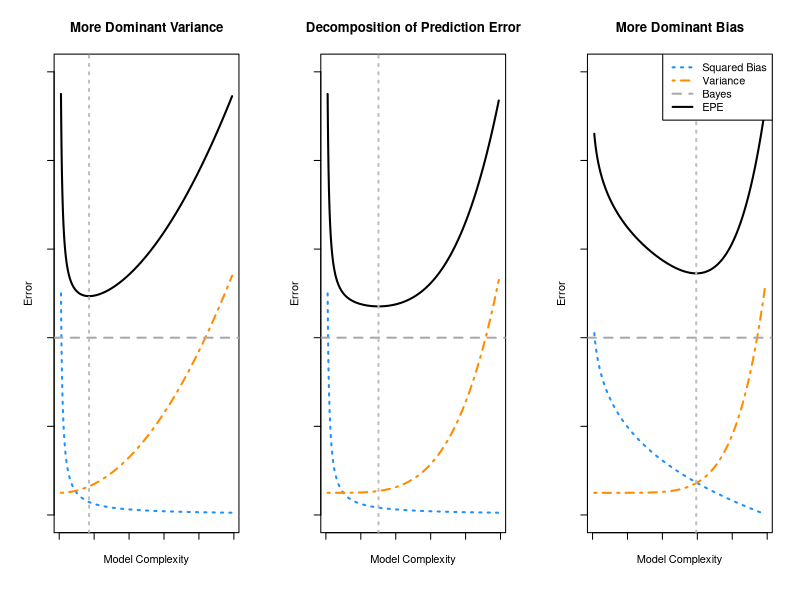
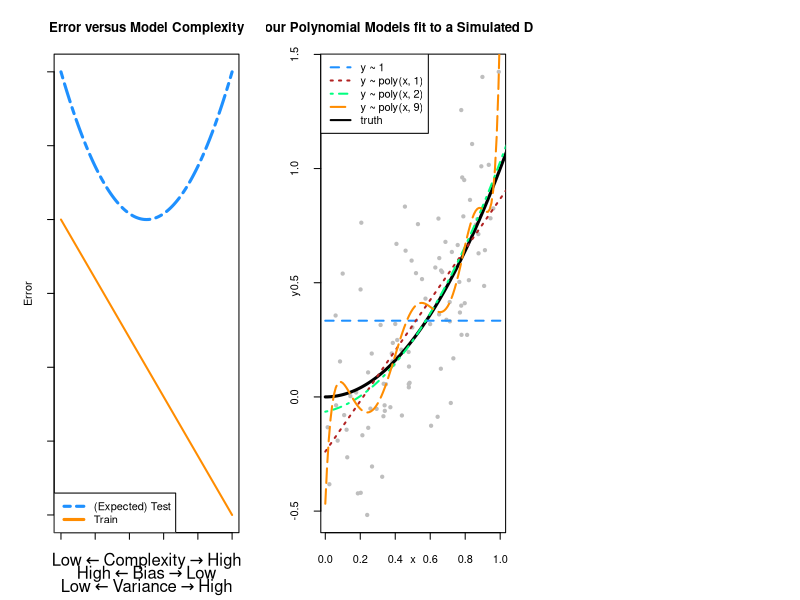
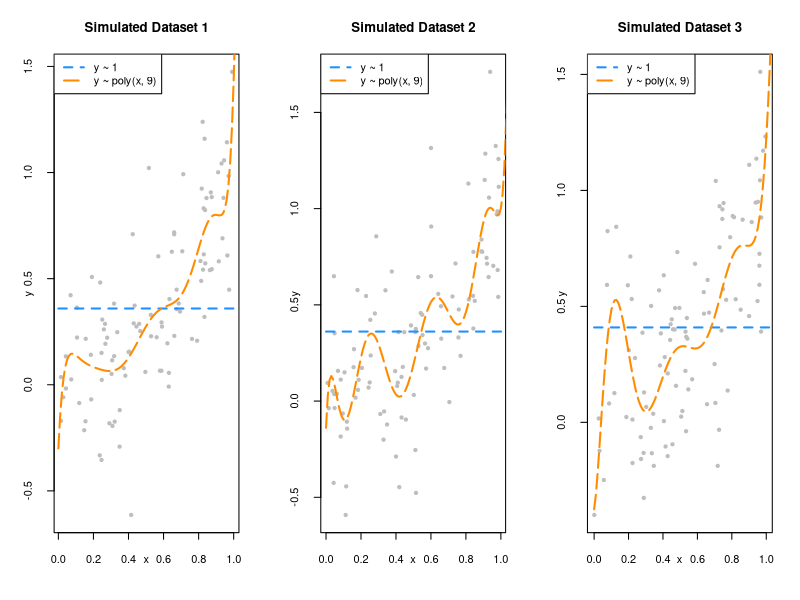
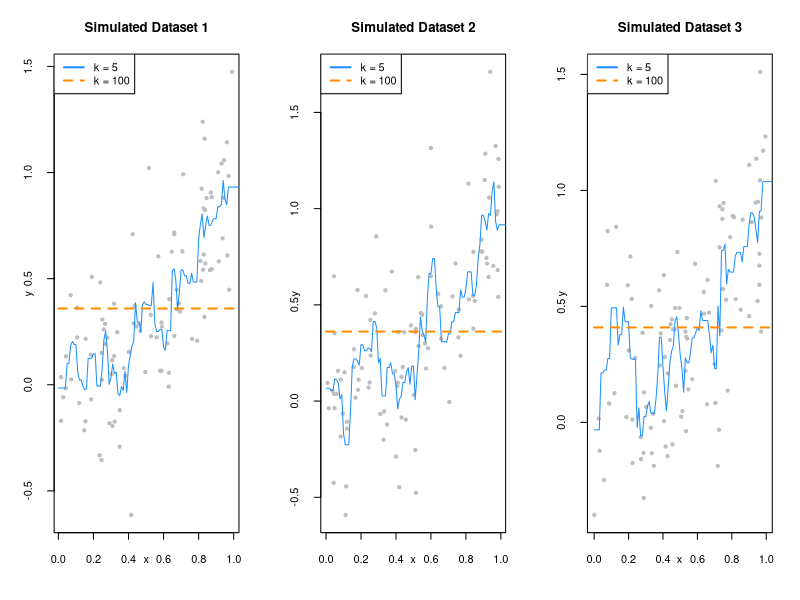
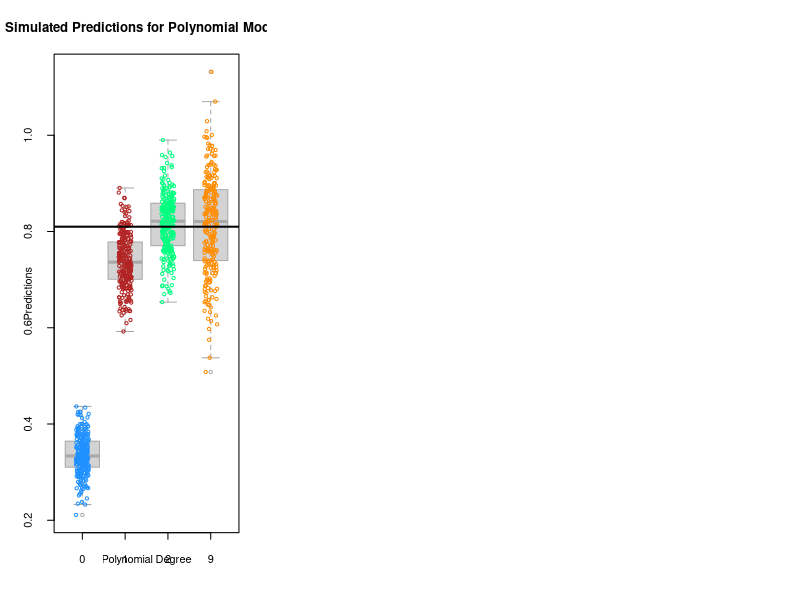

Write the R code that produced these figures, in order.
## ---- chunk 1
x = seq(0.01, 0.99, length.out = 1000)

par(mfrow = c(1, 3))
par(mgp = c(1.5, 1.5, 0))

b = 0.05 / x
v = 5 * x ^ 2 + 0.5
bayes = 4
epe = b + v + bayes

plot(x, b, type = "l", ylim = c(0, 10), col = "dodgerblue", lwd = 2, lty = 3,
     xlab = "Model Complexity", ylab = "Error", axes = FALSE,
     main = "More Dominant Variance")
axis(1, labels = FALSE)
axis(2, labels = FALSE)
box()
lines(x, v, col = "darkorange", lwd = 2, lty = 4)
lines(x, epe, col = "black", lwd = 2)
abline(h = bayes, lty = 2, lwd = 2, col = "darkgrey")
abline(v = x[which.min(epe)], col = "grey", lty = 3, lwd = 2)

b = 0.05 / x
v = 5 * x ^ 4 + 0.5
bayes = 4
epe = b + v + bayes

plot(x, b, type = "l", ylim = c(0, 10), col = "dodgerblue", lwd = 2, lty = 3,
     xlab = "Model Complexity", ylab = "Error", axes = FALSE,
     main = "Decomposition of Prediction Error")
axis(1, labels = FALSE)
axis(2, labels = FALSE)
box()
lines(x, v, col = "darkorange", lwd = 2, lty = 4)
lines(x, epe, col = "black", lwd = 2)
abline(h = bayes, lty = 2, lwd = 2, col = "darkgrey")
abline(v = x[which.min(epe)], col = "grey", lty = 3, lwd = 2)

b = 6 - 6 * x ^ (1 / 4)
v = 5 * x ^ 6 + 0.5
bayes = 4
epe = b + v + bayes

plot(x, b, type = "l", ylim = c(0, 10), col = "dodgerblue", lwd = 2, lty = 3,
     xlab = "Model Complexity", ylab = "Error", axes = FALSE,
     main = "More Dominant Bias")
axis(1, labels = FALSE)
axis(2, labels = FALSE)
box()
lines(x, v, col = "darkorange", lwd = 2, lty = 4)
lines(x, epe, col = "black", lwd = 2)
abline(h = bayes, lty = 2, lwd = 2, col = "darkgrey")
abline(v = x[which.min(epe)], col = "grey", lty = 3, lwd = 2)
legend("topright", c("Squared Bias", "Variance", "Bayes", "EPE"), lty = c(3, 4, 2, 1),
       col = c("dodgerblue", "darkorange", "darkgrey", "black"), lwd = 2)
## ---- chunk 2
x = seq(0, 100, by = 0.001)
f = function(x) {
  ((x - 50) / 50) ^ 2 + 2
}
g = function(x) {
  1 - ((x - 50) / 50)
}

par(mgp = c(1.5, 1.5, 0)) 
plot(x, g(x), ylim = c(0, 3), type = "l", lwd = 2,
     ylab = "Error", xlab = "",
     main = "Error versus Model Complexity", col = "darkorange", 
     axes = FALSE)
axis(1, labels = FALSE)
axis(2, labels = FALSE)
box()
ylabels = list(bquote("Low" %<-% "Complexity" %->% "High"), 
               bquote("High" %<-% "Bias" %->% "Low"),
               bquote("Low" %<-% "Variance" %->% "High"))
mtext(do.call(expression, ylabels), side = 1, line = 2:4)
curve(f, lty = 6, col = "dodgerblue", lwd = 3, add = TRUE)
legend("bottomleft", c("(Expected) Test", "Train"), lty = c(6, 1), lwd = 3,
       col = c("dodgerblue", "darkorange"))
## ---- chunk 3
f = function(x) {
  x ^ 2
}
## ---- chunk 4
get_sim_data = function(f, sample_size = 100) {
  x = runif(n = sample_size, min = 0, max = 1)
  y = rnorm(n = sample_size, mean = f(x), sd = 0.3)
  data.frame(x, y)
}
## ---- chunk 5
# TODO: colors like this...
# \color{blue}{\texttt{predict(fit0, x)}}
# trick is getting it to render in both html and pdf
## ---- chunk 6
set.seed(1)
sim_data = get_sim_data(f)
## ---- chunk 7
fit_0 = lm(y ~ 1,                   data = sim_data)
fit_1 = lm(y ~ poly(x, degree = 1), data = sim_data)
fit_2 = lm(y ~ poly(x, degree = 2), data = sim_data)
fit_9 = lm(y ~ poly(x, degree = 9), data = sim_data)
## ---- chunk 8
set.seed(42)
plot(y ~ x, data = sim_data, col = "grey", pch = 20,
     main = "Four Polynomial Models fit to a Simulated Dataset")
grid = seq(from = 0, to = 2, by = 0.01)
lines(grid, f(grid), col = "black", lwd = 3)
lines(grid, predict(fit_0, newdata = data.frame(x = grid)), col = "dodgerblue",  lwd = 2, lty = 2)
lines(grid, predict(fit_1, newdata = data.frame(x = grid)), col = "firebrick",   lwd = 2, lty = 3)
lines(grid, predict(fit_2, newdata = data.frame(x = grid)), col = "springgreen", lwd = 2, lty = 4)
lines(grid, predict(fit_9, newdata = data.frame(x = grid)), col = "darkorange",  lwd = 2, lty = 5)

legend("topleft", 
       c("y ~ 1", "y ~ poly(x, 1)", "y ~ poly(x, 2)",  "y ~ poly(x, 9)", "truth"), 
       col = c("dodgerblue", "firebrick", "springgreen", "darkorange", "black"), lty = c(2, 3, 4, 5, 1), lwd = 2)
## ---- chunk 9
par(mfrow = c(1, 3))

# if you're reading this code
# it's BAD! don't use it. (or clean it up)
# also, note to self: clean up this code!!!

set.seed(430)
sim_data_1 = get_sim_data(f)
sim_data_2 = get_sim_data(f)
sim_data_3 = get_sim_data(f)
fit_0_1 = lm(y ~ 1, data = sim_data_1)
fit_0_2 = lm(y ~ 1, data = sim_data_2)
fit_0_3 = lm(y ~ 1, data = sim_data_3)
fit_9_1 = lm(y ~ poly(x, degree = 9), data = sim_data_1)
fit_9_2 = lm(y ~ poly(x, degree = 9), data = sim_data_2)
fit_9_3 = lm(y ~ poly(x, degree = 9), data = sim_data_3)

plot(y ~ x, data = sim_data_1, col = "grey", pch = 20, main = "Simulated Dataset 1")
grid = seq(from = 0, to = 2, by = 0.01)
lines(grid, predict(fit_0_1, newdata = data.frame(x = grid)), col = "dodgerblue", lwd = 2, lty = 2)
lines(grid, predict(fit_9_1, newdata = data.frame(x = grid)), col = "darkorange", lwd = 2, lty = 5)
legend("topleft", c("y ~ 1", "y ~ poly(x, 9)"), col = c("dodgerblue", "darkorange"), lty = c(2, 5), lwd = 2)

plot(y ~ x, data = sim_data_2, col = "grey", pch = 20, main = "Simulated Dataset 2")
grid = seq(from = 0, to = 2, by = 0.01)
lines(grid, predict(fit_0_2, newdata = data.frame(x = grid)), col = "dodgerblue", lwd = 2, lty = 2)
lines(grid, predict(fit_9_2, newdata = data.frame(x = grid)), col = "darkorange", lwd = 2, lty = 5)
legend("topleft", c("y ~ 1", "y ~ poly(x, 9)"), col = c("dodgerblue", "darkorange"), lty = c(2, 5), lwd = 2)

plot(y ~ x, data = sim_data_3, col = "grey", pch = 20, main = "Simulated Dataset 3")
grid = seq(from = 0, to = 2, by = 0.01)
lines(grid, predict(fit_0_3, newdata = data.frame(x = grid)), col = "dodgerblue", lwd = 2, lty = 2)
lines(grid, predict(fit_9_3, newdata = data.frame(x = grid)), col = "darkorange", lwd = 2, lty = 5)
legend("topleft", c("y ~ 1", "y ~ poly(x, 9)"), col = c("dodgerblue", "darkorange"), lty = c(2, 5), lwd = 2)
## ---- chunk 10
par(mfrow = c(1, 3))

# if you're reading this code
# it's BAD! don't use it. (or clean it up)
# also, note to self: clean up this code!!!

grid = seq(from = 0, to = 2, by = 0.01)

set.seed(430)
sim_data_1 = get_sim_data(f)
sim_data_2 = get_sim_data(f)
sim_data_3 = get_sim_data(f)
fit_0_1 = FNN::knn.reg(train = sim_data_1["x"], test = data.frame(x = grid), y = sim_data_1["y"], k = 5)$pred
fit_0_2 = FNN::knn.reg(train = sim_data_2["x"], test = data.frame(x = grid), y = sim_data_2["y"], k = 5)$pred
fit_0_3 = FNN::knn.reg(train = sim_data_3["x"], test = data.frame(x = grid), y = sim_data_3["y"], k = 5)$pred
fit_9_1 = FNN::knn.reg(train = sim_data_1["x"], test = data.frame(x = grid), y = sim_data_1["y"], k = 100)$pred
fit_9_2 = FNN::knn.reg(train = sim_data_2["x"], test = data.frame(x = grid), y = sim_data_2["y"], k = 100)$pred
fit_9_3 = FNN::knn.reg(train = sim_data_3["x"], test = data.frame(x = grid), y = sim_data_3["y"], k = 100)$pred

plot(y ~ x, data = sim_data_1, col = "grey", pch = 20, main = "Simulated Dataset 1")
lines(grid, fit_0_1, col = "dodgerblue", lwd = 1, lty = 1)
lines(grid, fit_9_1, col = "darkorange", lwd = 2, lty = 2)
legend("topleft", c("k = 5", "k = 100"), col = c("dodgerblue", "darkorange"), lty = c(1, 2), lwd = 2)

plot(y ~ x, data = sim_data_2, col = "grey", pch = 20, main = "Simulated Dataset 2")
lines(grid, fit_0_2, col = "dodgerblue", lwd = 1, lty = 1)
lines(grid, fit_9_2, col = "darkorange", lwd = 2, lty = 2)
legend("topleft", c("k = 5", "k = 100"), col = c("dodgerblue", "darkorange"), lty = c(1, 2), lwd = 2)

plot(y ~ x, data = sim_data_3, col = "grey", pch = 20, main = "Simulated Dataset 3")
lines(grid, fit_0_3, col = "dodgerblue", lwd = 1, lty = 1)
lines(grid, fit_9_3, col = "darkorange", lwd = 2, lty = 2)
legend("topleft", c("k = 5", "k = 100"), col = c("dodgerblue", "darkorange"), lty = c(1, 2), lwd = 2)

## ---- chunk 11
set.seed(1)
n_sims = 250
n_models = 4
x = data.frame(x = 0.90) # fixed point at which we make predictions
predictions = matrix(0, nrow = n_sims, ncol = n_models)
## ---- chunk 12
for(sim in 1:n_sims) {

  # simulate new, random, training data
  # this is the only random portion of the bias, var, and mse calculations
  # this allows us to calculate the expectation over D
  sim_data = get_sim_data(f)

  # fit models
  fit_0 = lm(y ~ 1,                   data = sim_data)
  fit_1 = lm(y ~ poly(x, degree = 1), data = sim_data)
  fit_2 = lm(y ~ poly(x, degree = 2), data = sim_data)
  fit_9 = lm(y ~ poly(x, degree = 9), data = sim_data)

  # get predictions
  predictions[sim, 1] = predict(fit_0, x)
  predictions[sim, 2] = predict(fit_1, x)
  predictions[sim, 3] = predict(fit_2, x)
  predictions[sim, 4] = predict(fit_9, x)
}
## ---- chunk 13
predictions = (predictions)
colnames(predictions) = c("0", "1", "2", "9")
predictions = as.data.frame(predictions)

tall_predictions = tidyr::gather(predictions, factor_key = TRUE)
boxplot(value ~ key, data = tall_predictions, border = "darkgrey", xlab = "Polynomial Degree", ylab = "Predictions",
        main = "Simulated Predictions for Polynomial Models")
stripchart(value ~ key, data = tall_predictions, add = TRUE, vertical = TRUE, method = "jitter", jitter = 0.15, pch = 1, col = c("dodgerblue", "firebrick", "springgreen", "darkorange"))
abline(h = f(x = 0.90), lwd = 2)
## ---- chunk 14
get_mse = function(truth, estimate) {
  mean((estimate - truth) ^ 2)
}
## ---- chunk 15
get_bias = function(estimate, truth) {
  mean(estimate) - truth
}
## ---- chunk 16
get_var = function(estimate) {
  mean((estimate - mean(estimate)) ^ 2)
}
## ---- chunk 17
bias = apply(predictions, 2, get_bias, truth = f(x = 0.90))
variance = apply(predictions, 2, get_var)
mse = apply(predictions, 2, get_mse, truth = f(x = 0.90))
## ---- chunk 18
results = data.frame(
  poly_degree = c(0, 1, 2, 9),
  round(mse, 5),
  round(bias ^ 2, 5),
  round(variance, 5)
)
colnames(results) = c("Degree", "Mean Squared Error", "Bias Squared", "Variance")
rownames(results) = NULL
knitr::kable(results, booktabs = TRUE, escape = TRUE)
## ---- chunk 19
all(diff(bias ^ 2) < 0)
all(diff(variance) > 0)
diff(mse) < 0 
## ---- chunk 20
bias ^ 2 + variance == mse
## ---- chunk 21
all.equal(bias ^ 2 + variance, mse)
## ---- chunk 22
get_epe = function(realized, estimate) {
  mean((realized - estimate) ^ 2)
}
## ---- chunk 23
y = rnorm(n = nrow(predictions), mean = f(x = 0.9), sd = 0.3)
epe = apply(predictions, 2, get_epe, realized = y)
epe
## ---- chunk 24
set.seed(1)
n_sims = 1000
X = runif(n = n_sims, min = 0, max = 1)
Y = rnorm(n = n_sims, mean = f(X), sd = 0.3)

f_hat_X = rep(0, length(X))

for (i in seq_along(X)) {
  sim_data = get_sim_data(f)
  fit_2 = lm(y ~ poly(x, degree = 2), data = sim_data)
  f_hat_X[i] = predict(fit_2, newdata = data.frame(x = X[i]))
}

mean((Y - f_hat_X) ^ 2)
